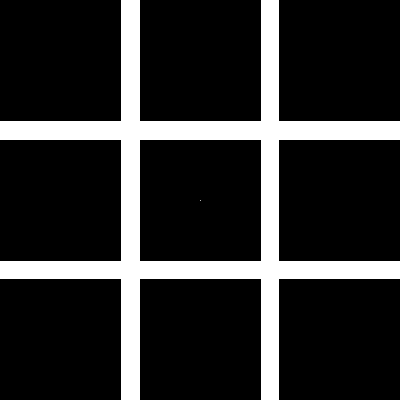
Frame 1 (no input)
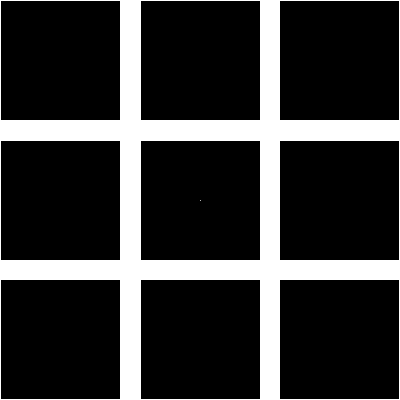
Frame 60 (the mouse pressed at the canvas centre just before this capture)
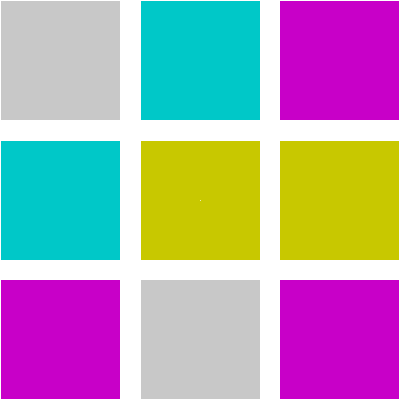
Frame 120 (the mouse held since frame 60 and released just before this capture)

The Processing sketch that drew these frames (run headless with seeded random() and noise(); from frame 60 on, the mouse is pressed at the canvas centre):

// Processing sketch: processing_78932
// ── processing_78932.pde

void setup (){
 
size(400, 400);
 
smooth();
}
 
 
void draw(){
 background(255); 
 //dance floor
  fill(mouseX, 0, mouseY);
 rect(0,279,120,120);
  fill(mouseX, mouseX, mouseX);
 rect(140, 279, 120, 120);
 fill(mouseY, mouseY, mouseY);
 rect(0,0,120,120);
 fill(0, mouseX, mouseY);
 rect(140, 0, 120,120);
  fill(0, mouseY, mouseX);
 rect(0, 140, 120,120);
  fill(mouseX, mouseY, 0);
 rect(140,140,120,120);
  fill(mouseY, mouseX, 0);
 rect(279,140,120,120);
 fill(mouseY, 0, mouseY);
 rect(279,0,120,120);
 fill(mouseX, 0, mouseX);
 rect(279,279,120,120);

//Center
stroke (255);
point(200,200);
 
}
